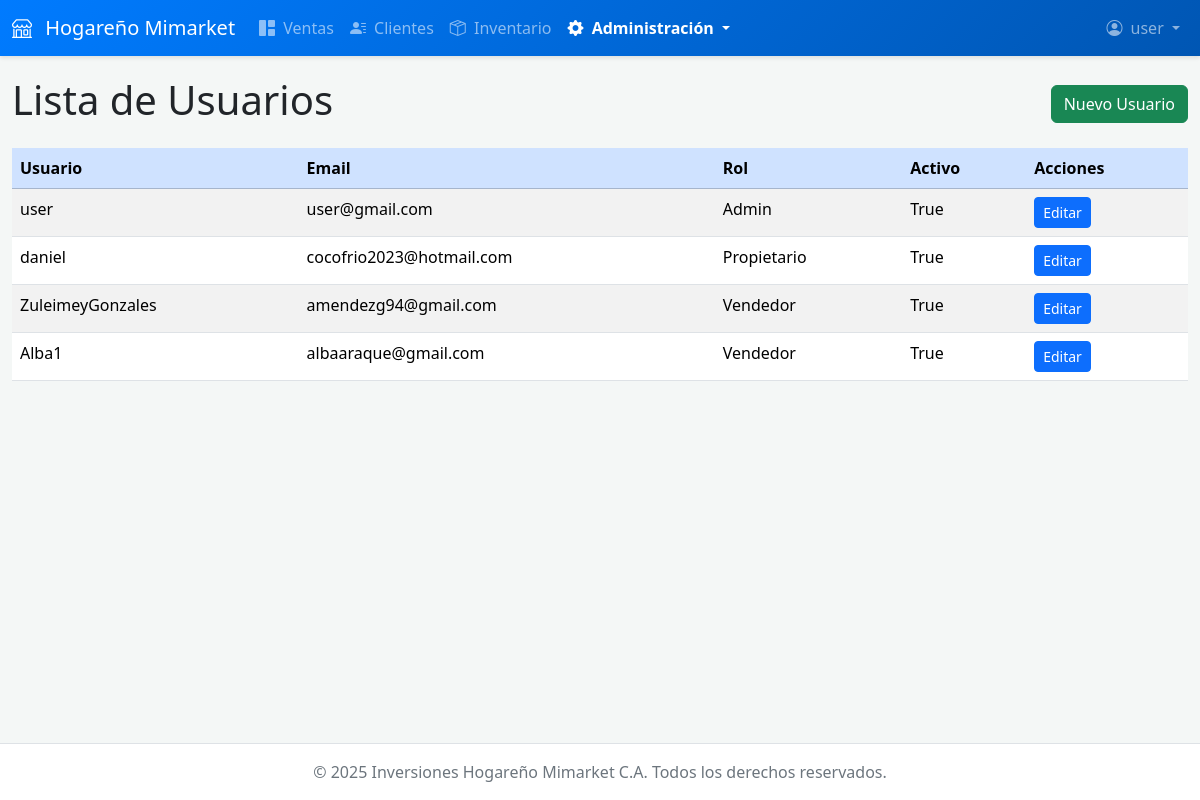
Screenshot of /usuarios/lista/ (signed in) with the database file from the repository.
### usuarios/models.py (models this page shows)
class Usuario(AbstractUser):
    rol = models.ForeignKey(Rol, on_delete=models.SET_NULL, null=True, blank=True)

class Rol(models.Model):
    nombre = models.CharField(max_length=50)
    def __str__(self):
        return self.nombre

### usuarios/views.py (the view)
# urls.py: path('lista/', UsuarioListView.as_view(), name='usuario_list'),
class UsuarioListView(LoginRequiredMixin, UserPassesTestMixin, ListView): # <--- Añade Mixins
    model = Usuario
    template_name = 'usuarios/usuario_list.html'
    context_object_name = 'usuarios'
    def test_func(self): # <--- Añade este método
        return is_admin(self.request.user)

### usuarios/views.py (called while the page is built)
def is_admin(user):
    return user.is_authenticated and hasattr(user, 'rol') and user.rol and user.rol.nombre == 'Admin'

### usuarios/templates/usuarios/usuario_list.html (shortened to what this page needs)
{% extends 'base.html' %}
{% block content %}
<div class="d-flex justify-content-between align-items-center mb-3">
    <h1>Lista de Usuarios</h1>
    {% if user.is_authenticated and user.rol and user.rol.nombre == 'Admin' %}
    <a href="{% url 'usuario_create' %}" class="btn btn-success">Nuevo Usuario</a>
    {% endif %}
</div>
<table class="table table-striped table-hover">
    <thead class="table-primary">
        <tr>
            <th>Usuario</th>
            <th>Email</th>
            <th>Rol</th>
            <th>Activo</th>
            {% if user.is_authenticated and user.rol and user.rol.nombre == 'Admin' %}
            <th>Acciones</th>
            {% endif %}
        </tr>
    </thead>
    <tbody>
        {% for usuario in usuarios %}
        <tr>
            <td>{{ usuario.username }}</td>
            <td>{{ usuario.email }}</td>
            <td>{{ usuario.rol }}</td>
            <td>{{ usuario.is_active }}</td>
            <td>
                {% if user.is_authenticated and user.rol and user.rol.nombre == 'Admin' %}
                <a href="{% url 'usuario_update' usuario.id %}" class="btn btn-sm btn-primary">Editar</a>
                {% endif %}
            </td>
        </tr>
        {% empty %}
        <tr>
            <td colspan="5" class="text-center">No hay usuarios registrados.</td>
        </tr>
        {% endfor %}
    </tbody>
</table>
{% endblock %}

### templates/base.html (shortened to what this page needs)
<!DOCTYPE html>
<html lang="es">
<head>
    <link href="https://cdn.jsdelivr.net/npm/bootstrap@5.3.3/dist/css/bootstrap.min.css" rel="stylesheet">
    <link rel="stylesheet" href="https://cdn.jsdelivr.net/npm/bootstrap-icons@1.11.3/font/bootstrap-icons.min.css">
    <link href="https://cdn.jsdelivr.net/npm/select2@4.1.0-rc.0/dist/css/select2.min.css" rel="stylesheet" />
</head>
<body>
    <header>
        <nav class="navbar navbar-expand-lg navbar-dark">
            <div class="container-fluid">
                <a class="navbar-brand" href="{% url 'ventas:ventas_dashboard' %}">
                    <i class="bi bi-shop me-2"></i> Hogareño Mimarket
                </a>
                <div class="collapse navbar-collapse" id="navbarNav">
                    <ul class="navbar-nav me-auto mb-2 mb-lg-0">
                        <li class="nav-item">
                            <a class="nav-link {% if request.resolver_match.view_name == 'ventas:ventas_dashboard' %}active{% endif %}" href="{% url 'ventas:ventas_dashboard' %}">
                                <i class="bi bi-grid-1x2-fill me-1"></i> Ventas
                            </a>
                        </li>
                        <li class="nav-item">
                            <a class="nav-link {% if 'clientes' in request.path %}active{% endif %}" href="{% url 'ventas:cliente_list' %}">
                                <i class="bi bi-person-lines-fill me-1"></i> Clientes
                            </a>
                        </li>
                        <li class="nav-item">
                            <a class="nav-link {% if 'producto' in request.path %}active{% endif %}" href="{% url 'producto_list' %}">
                                <i class="bi bi-box-seam me-1"></i> Inventario
                            </a>
                        </li>
                        <li class="nav-item dropdown">
                             <a class="nav-link dropdown-toggle {% if 'usuario' in request.path or 'tasa' in request.path %}active{% endif %}" href="#" id="adminDropdown" role="button" data-bs-toggle="dropdown" aria-expanded="false">
                                <i class="bi bi-gear-fill me-1"></i> Administración
                            </a>
                        </li>
                    </ul>
                    <ul class="navbar-nav ms-auto">
                        {% if user.is_authenticated %}
                        <li class="nav-item dropdown">
                            <a class="nav-link dropdown-toggle" href="#" id="navbarDropdown" role="button" data-bs-toggle="dropdown" aria-expanded="false">
                                <i class="bi bi-person-circle me-1"></i> {{ user.username }}
                            </a>
                        </li>
                        {% else %}
                        <li class="nav-item">
                            <a class="nav-link" href="{% url 'login' %}">
                                <i class="bi bi-box-arrow-in-right me-1"></i> Iniciar Sesión
                            </a>
                        </li>
                        {% endif %}
                    </ul>
                </div>
            </div>
        </nav>
    </header>
    <main class="container-fluid">
        {% block content %}{% endblock %}
    </main>
    <footer class="footer mt-auto py-3 bg-white">
        <div class="container text-center">
            <span>&copy; {% now "Y" %} Inversiones Hogareño Mimarket C.A. Todos los derechos reservados.</span>
        </div>
    </footer>
</body>
</html>

### templates/base.html (style rules this page uses)
body { display: flex; flex-direction: column; min-height: 100vh; background-color: #f4f7f6; }
.navbar { box-shadow: 0 2px 4px rgba(0,0,0,.1); background: linear-gradient(135deg, #007bff, #0056b3) !important; }
main { flex: 1; padding-top: 20px; padding-bottom: 20px; }
.footer { background-color: #ffffff; padding: 20px 0; border-top: 1px solid #dee2e6; color: #6c757d; }
.nav-link.active { font-weight: 600; color: #ffffff !important; }

### rows the page displays
Usuario: username "user", email "user@gmail.com", rol "Admin", is_active "True", shows "Editar"
Usuario: username "daniel", email "cocofrio2023@hotmail.com", rol "Propietario", is_active "True"
Usuario: username "ZuleimeyGonzales", email "amendezg94@gmail.com", rol "Vendedor", is_active "True"
Usuario: username "Alba1", email "albaaraque@gmail.com", rol "Vendedor", is_active "True"
